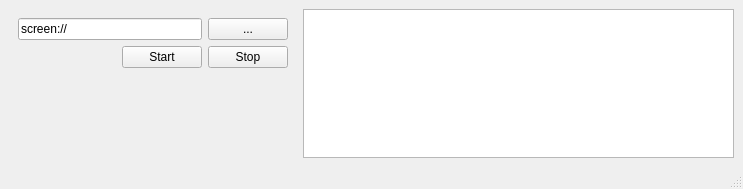
<?xml version="1.0" encoding="UTF-8"?>
<ui version="4.0">
 <class>MainWindow</class>
 <widget class="QMainWindow" name="MainWindow">
  <property name="geometry">
   <rect>
    <x>0</x>
    <y>0</y>
    <width>743</width>
    <height>189</height>
   </rect>
  </property>
  <property name="windowTitle">
   <string>MainWindow</string>
  </property>
  <widget class="QWidget" name="centralwidget">
   <layout class="QHBoxLayout" name="horizontalLayout_3" stretch="2,3">
    <item>
     <widget class="QWidget" name="actionWidget" native="true">
      <layout class="QVBoxLayout" name="verticalLayout">
       <item>
        <layout class="QHBoxLayout" name="horizontalLayout">
         <item>
          <widget class="QLineEdit" name="mrlLineEdit">
           <property name="text">
            <string>screen://</string>
           </property>
          </widget>
         </item>
         <item>
          <widget class="QPushButton" name="mrlBrowseButton">
           <property name="text">
            <string>...</string>
           </property>
          </widget>
         </item>
        </layout>
       </item>
       <item>
        <layout class="QHBoxLayout" name="horizontalLayout_2">
         <item>
          <spacer name="horizontalSpacer">
           <property name="orientation">
            <enum>Qt::Horizontal</enum>
           </property>
           <property name="sizeHint" stdset="0">
            <size>
             <width>40</width>
             <height>20</height>
            </size>
           </property>
          </spacer>
         </item>
         <item>
          <widget class="QPushButton" name="startButton">
           <property name="text">
            <string>Start</string>
           </property>
          </widget>
         </item>
         <item>
          <widget class="QPushButton" name="stopButton">
           <property name="text">
            <string>Stop</string>
           </property>
          </widget>
         </item>
        </layout>
       </item>
       <item>
        <spacer name="verticalSpacer">
         <property name="orientation">
          <enum>Qt::Vertical</enum>
         </property>
         <property name="sizeHint" stdset="0">
          <size>
           <width>20</width>
           <height>460</height>
          </size>
         </property>
        </spacer>
       </item>
      </layout>
     </widget>
    </item>
    <item>
     <widget class="QTableView" name="tableView">
      <property name="editTriggers">
       <set>QAbstractItemView::NoEditTriggers</set>
      </property>
      <property name="alternatingRowColors">
       <bool>true</bool>
      </property>
      <property name="selectionMode">
       <enum>QAbstractItemView::SingleSelection</enum>
      </property>
      <property name="selectionBehavior">
       <enum>QAbstractItemView::SelectRows</enum>
      </property>
      <property name="textElideMode">
       <enum>Qt::ElideMiddle</enum>
      </property>
      <property name="sortingEnabled">
       <bool>true</bool>
      </property>
      <attribute name="verticalHeaderVisible">
       <bool>false</bool>
      </attribute>
     </widget>
    </item>
   </layout>
  </widget>
  <widget class="QMenuBar" name="menubar">
   <property name="geometry">
    <rect>
     <x>0</x>
     <y>0</y>
     <width>743</width>
     <height>20</height>
    </rect>
   </property>
  </widget>
  <widget class="QStatusBar" name="statusbar"/>
 </widget>
 <resources/>
 <connections/>
</ui>
